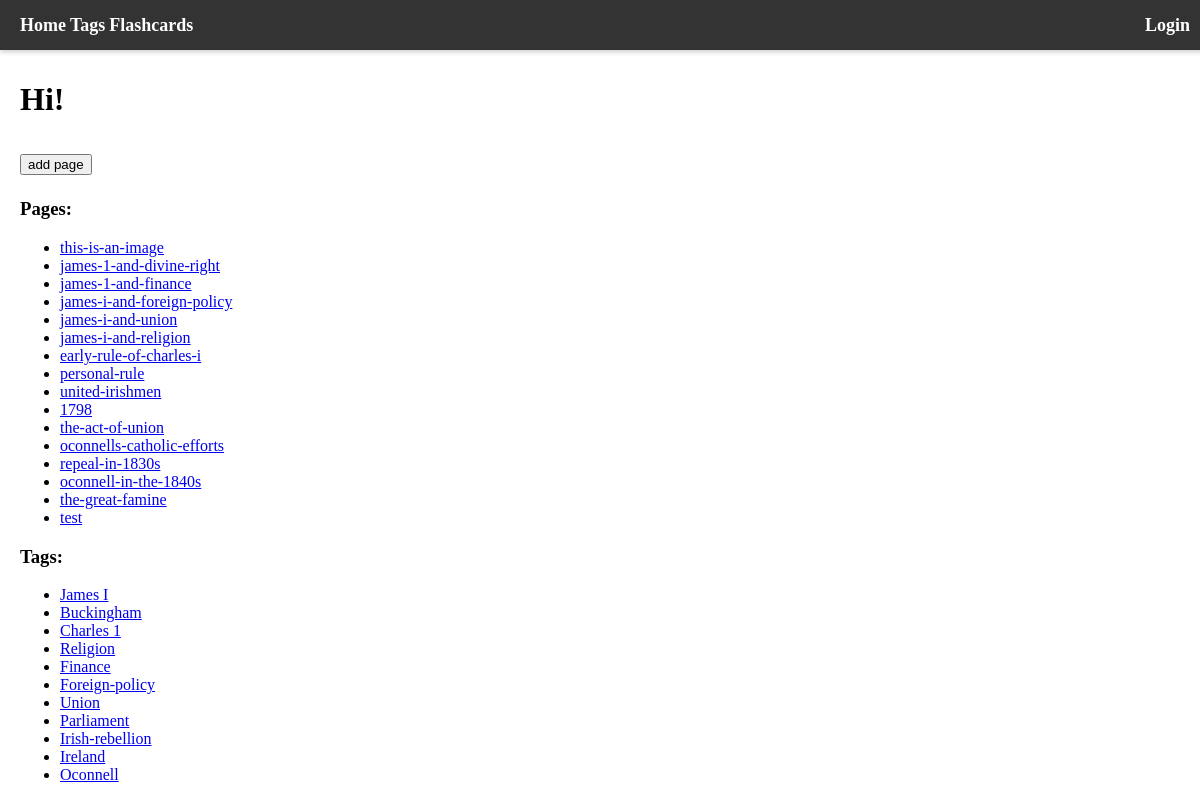
The page / on the database its author committed.
### info/models.py (models this page shows, shortened)
class Pages(models.Model):
    id = models.UUIDField(primary_key=True, default=uuid.uuid4, editable=False)
    title = models.CharField(max_length=255)
    data = models.TextField()
    tags = models.ManyToManyField("Tags", blank=True, related_name="Pages")
    class Meta:
        verbose_name_plural = ("Pages")

class Tags(models.Model):
    class Meta:
        db_table = 'info_tags'
        managed = True
    id = models.UUIDField(primary_key=True, default=uuid.uuid4, editable=False)
    name = models.CharField(max_length=255)
    pages = models.ManyToManyField("Pages", blank=True, related_name="Tags")
    flashcards = models.ManyToManyField("quizzes.Flashcard", blank=True, related_name="Tags")
    details = models.TextField(null=True, blank=True, default="")
    date_created = models.DateTimeField(auto_now_add=True)
    class Meta:
        verbose_name_plural = ("Tags")

### info/views/pages.py (the view)
# urls.py: path("", info_index, name="users"),
def info_index(request):
    pages = Pages.objects.all().values()
    tags = Tags.objects.all()
    template = loader.get_template('index.html')
    context = {
        "pages" : pages,
        "tags": tags
    }
    return HttpResponse(template.render(context, request))

### info/templates/index.html (shortened to what this page needs)
{% extends "base.html" %}
{% block content %}
<h1>Hi!<h1>
<a href="/page/add"><button>add page</button></a>
<h3>Pages:</h3>
<ul>
{% for page in pages %}
    <li><a href="/page/{{page.id}}/{{page.title}}">{{page.title}}</a></li>
{% endfor %}
</ul>
<h3>Tags: </h3>
<ul>
{% for tag in tags %}
    <li><a href="/tag/{{tag.id}}/{{tag.name}}">{{tag.name}}</a></li>
{% endfor %}
</ul>
{% endblock %}

### info/templates/base.html (style rules this page uses)
body, html { margin: 0; padding: 0; }

### rows shown on the page
Pages: title "this-is-an-image"
Pages: title "james-1-and-divine-right"
Pages: title "james-1-and-finance"
Pages: title "james-i-and-foreign-policy"
Pages: title "james-i-and-union"
Pages: title "james-i-and-religion"
Pages: title "early-rule-of-charles-i"
Pages: title "personal-rule"
Pages: title "united-irishmen"
Pages: title "1798"
Pages: title "the-act-of-union"
Pages: title "oconnells-catholic-efforts"
Pages: title "repeal-in-1830s"
Pages: title "oconnell-in-the-1840s"
Pages: title "the-great-famine"
Pages: title "test"
Tags: name "James I"
Tags: name "Buckingham"
Tags: name "Charles 1"
Tags: name "Religion"
Tags: name "Finance"
Tags: name "Foreign-policy"
Tags: name "Union"
Tags: name "Parliament"
Tags: name "Irish-rebellion"
Tags: name "Ireland"
Tags: name "Oconnell"
